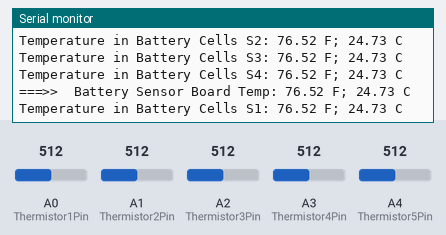
A sketch run on a simulated Arduino Uno, built with avr-gcc and run on an emulated ATmega328P. Parts: the last lines printed to the serial monitor. The test bench sets the inputs (shaded band); at power-on: A0 (Thermistor1Pin) = 512, A1 (Thermistor2Pin) = 512, A2 (Thermistor3Pin) = 512, A3 (Thermistor4Pin) = 512, A4 (Thermistor5Pin) = 512.

Above: at 11.8 s.
11.9 s: A0 (Thermistor1Pin) set to 716
At 19.8 s:
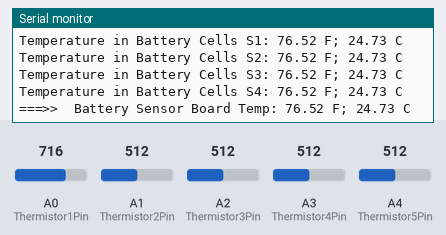
20.1 s: A1 (Thermistor2Pin) set to 716
At 23.4 s:
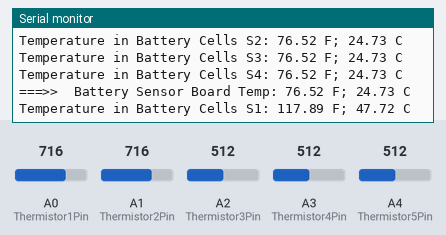
28.3 s: A2 (Thermistor3Pin) set to 716
At 36.0 s:
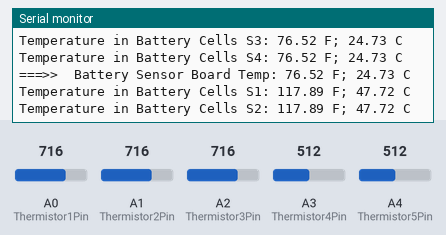
36.5 s: A3 (Thermistor4Pin) set to 716
At 37.6 s:
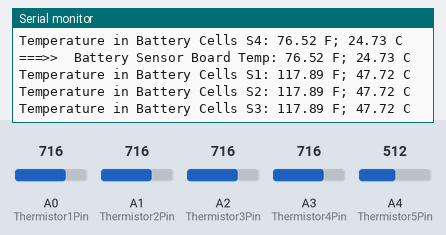
44.7 s: A4 (Thermistor5Pin) set to 716
At 51.4 s:
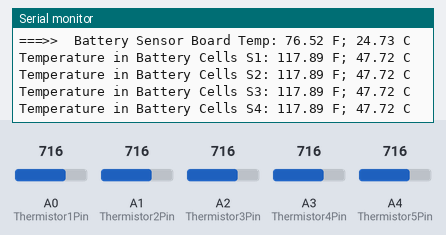
52.9 s: A0 (Thermistor1Pin) set to 992
At 56.5 s:
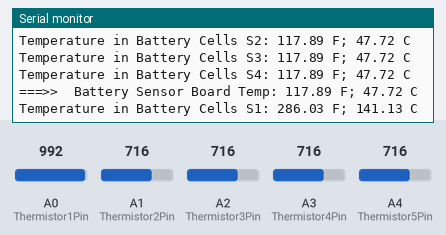
Timing chart, 0 to 58.0 s (numbered marks = the images above; inputs shaded):
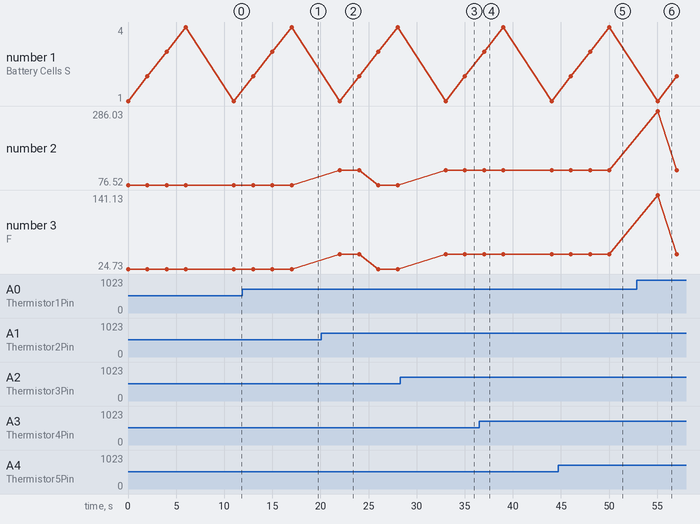

The sketch:

NTC_100K_Thermistor_multi_cell.ino
```cpp
// Works with 100K NTC Thermistor - Added in 3 more sensors for battery cells 1 thru 4 + PCB Temp Sensor
// Based off of a Sketch provided by Scott Campbell of CircuitBasics.com
// Modified by Smithbotics.com V1.0
// ARDUINO CIRCUIT WIRING BELOW
// 5vcc pin to one side of NTC 100K Thermistor
// Ground connected to 100K resistor lead
// A0 pin connected to other side of 100K resistor and Thermistor (S1 black wire)
// Connect seperate 100K resistor and Thermistor as above and connect to pin A1 (S2 blue wire)
// Connect seperate 100K resistor and Thermistor as above and connect to pin A2 (S3 green wire)
// Connect seperate 100K resistor and Thermistor as above and connect to pin A3 (S4 yellow wire)
// Connect seperate 100K resistor and Thermistor as above and connect to pin A4 (PCB mounted temp sensor)

int Thermistor1Pin = 0;
int Thermistor2Pin = 1;
int Thermistor3Pin = 2;
int Thermistor4Pin = 3;
int Thermistor5Pin = 4;
int Vo;
float R1 = 10000;
float logR2, R2, T, Tc, Tf;
float c1 = 1.009249522e-03, c2 = 2.378405444e-04, c3 = 2.019202697e-07;

void setup() {
  Serial.begin(9600);
}

void loop() {

  Vo = analogRead(Thermistor1Pin);
  R2 = R1 * (1023.0 / (float)Vo - 1.0);
  logR2 = log(R2);
  T = (1.0 / (c1 + c2 * logR2 + c3 * logR2 * logR2 * logR2));
  Tc = T - 273.15;
  Tf = (Tc * 9.0) / 5.0 + 32.0;

  Serial.print("Temperature in Battery Cells S1: ");
  Serial.print(Tf);
  Serial.print(" F; ");
  Serial.print(Tc);
  Serial.println(" C");

  delay(2000);

  Vo = analogRead(Thermistor2Pin);
  R2 = R1 * (1023.0 / (float)Vo - 1.0);
  logR2 = log(R2);
  T = (1.0 / (c1 + c2 * logR2 + c3 * logR2 * logR2 * logR2));
  Tc = T - 273.15;
  Tf = (Tc * 9.0) / 5.0 + 32.0;

  Serial.print("Temperature in Battery Cells S2: ");
  Serial.print(Tf);
  Serial.print(" F; ");
  Serial.print(Tc);
  Serial.println(" C");

  delay(2000);


  Vo = analogRead(Thermistor3Pin);
  R2 = R1 * (1023.0 / (float)Vo - 1.0);
  logR2 = log(R2);
  T = (1.0 / (c1 + c2 * logR2 + c3 * logR2 * logR2 * logR2));
  Tc = T - 273.15;
  Tf = (Tc * 9.0) / 5.0 + 32.0;

  Serial.print("Temperature in Battery Cells S3: ");
  Serial.print(Tf);
  Serial.print(" F; ");
  Serial.print(Tc);
  Serial.println(" C");

  delay(2000);


  Vo = analogRead(Thermistor4Pin);
  R2 = R1 * (1023.0 / (float)Vo - 1.0);
  logR2 = log(R2);
  T = (1.0 / (c1 + c2 * logR2 + c3 * logR2 * logR2 * logR2));
  Tc = T - 273.15;
  Tf = (Tc * 9.0) / 5.0 + 32.0;

  Serial.print("Temperature in Battery Cells S4: ");
  Serial.print(Tf);
  Serial.print(" F; ");
  Serial.print(Tc);
  Serial.println(" C");

  delay(2000);


  Vo = analogRead(Thermistor5Pin);
  R2 = R1 * (1023.0 / (float)Vo - 1.0);
  logR2 = log(R2);
  T = (1.0 / (c1 + c2 * logR2 + c3 * logR2 * logR2 * logR2));
  Tc = T - 273.15;
  Tf = (Tc * 9.0) / 5.0 + 32.0;

  Serial.print("===>>  Battery Sensor Board Temp: ");
  Serial.print(Tf);
  Serial.print(" F; ");
  Serial.print(Tc);
  Serial.println(" C");

  delay(3000);


}
```

Measured:
- after the input at 52.9 s, the serial monitor: prints a new line after 2.1 s (image 6)
